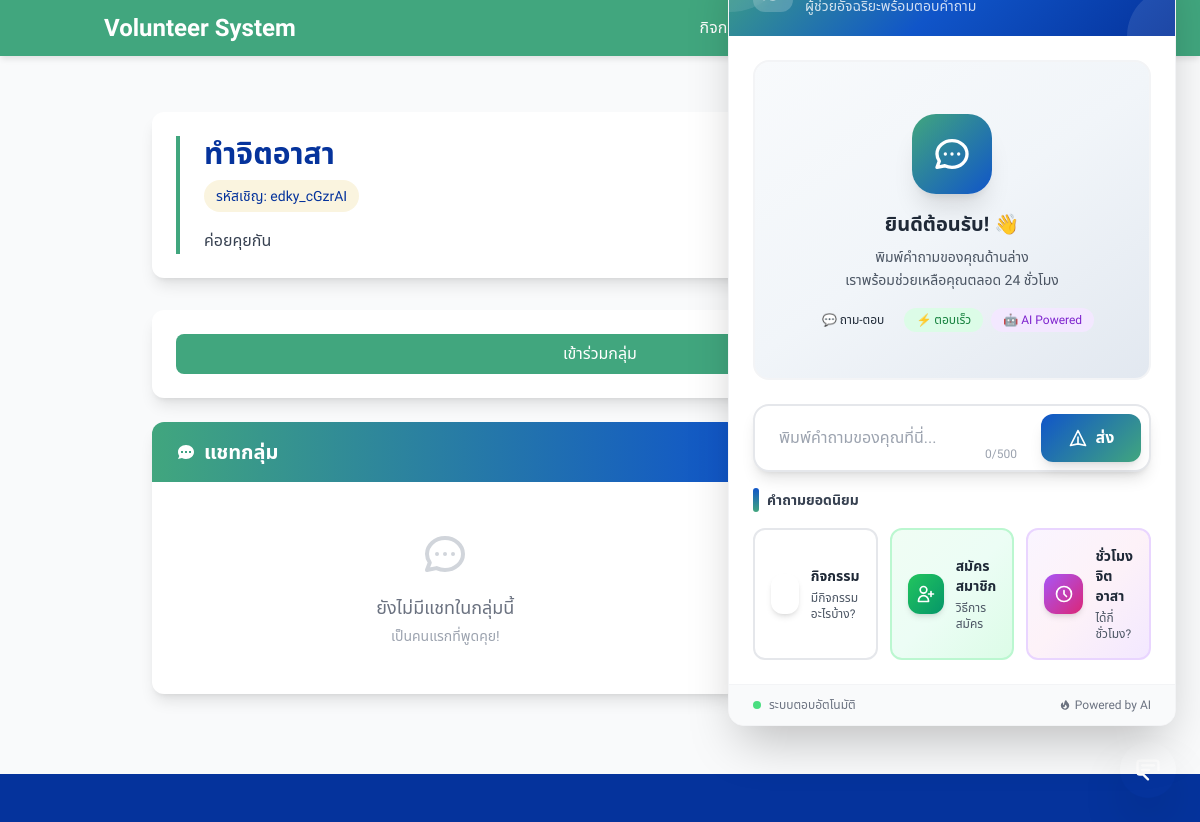
The app's page /group/2/ (signed in) with its own data.
### volunteer_app/models.py (models this page shows, shortened)
class Group(models.Model):
    name = models.CharField(max_length=200)
    description = models.TextField(blank=True)
    code = models.CharField(max_length=12, unique=True)
    created_by = models.ForeignKey(User, on_delete=models.SET_NULL, null=True, blank=True, related_name="created_groups")
    created_at = models.DateTimeField(auto_now_add=True)

### volunteer_app/views.py (the view, shortened to what this page needs)
# urls.py: path("group/<int:pk>/", views.group_detail, name="group_detail"),
@login_required
def group_detail(request, pk):
    g = get_object_or_404(Group, pk=pk)
    user_in_group = GroupMembership.objects.filter(group=g, user=request.user).exists()
    posts = g.posts.order_by("-created_at").all()
    members = g.memberships.select_related("user").all()
    return render(request, "group_detail.html", {
        "group": g,
        "posts": posts,
        "members": members,
        "user_in_group": user_in_group,
    })

### volunteer_app/context_processors.py (called while the page is built)
def unread_notifications(request):
    count = 0
    user = getattr(request, 'user', None)
    try:
        if user and user.is_authenticated:
            count = user.notifications.filter(is_read=False).count()
    except Exception:
        count = 0
    return {"unread_notifications_count": count}

### volunteer_app/templates/group_detail.html (shortened to what this page needs)
{% extends "base.html" %}
{% load widget_tweaks %}
{% block content %}
<div class="min-h-full bg-gray-50 py-8 px-4 sm:px-6 lg:px-8">
  <div class="max-w-4xl mx-auto">
    {% if group %}
      <div class="bg-white rounded-xl shadow-lg p-6 mb-8">
        <div class="border-l-4 border-[#41A67E] pl-6">
          <h1 class="text-3xl font-bold text-[#05339C] mb-2">{{ group.name }}</h1>
          <div class="flex flex-wrap items-center gap-4 mb-4">
            <div class="bg-[#E5C95F] bg-opacity-20 px-3 py-1 rounded-full">
              <span class="text-sm font-medium text-[#05339C]">รหัสเชิญ: {{ group.code }}</span>
            </div>
          </div>
          {% if group.description %}
            <p class="text-gray-700 leading-relaxed">{{ group.description }}</p>
          {% endif %}
        </div>
      </div>
      {% if not user_in_group %}
        <div class="bg-white rounded-xl shadow-lg p-6 mb-6">
          <form method="post">
            <button
              type="submit"
              name="join_group"
              value="1"
              class="w-full px-4 py-2 bg-[#41A67E] text-white font-medium rounded-lg hover:bg-[#359268] transition-all duration-200"
            >
              เข้าร่วมกลุ่ม
            </button>
          </form>
        </div>
      {% endif %}
      <div class="grid grid-cols-1 lg:grid-cols-3 gap-8">
        <div class="lg:col-span-2">
          <div class="bg-white rounded-xl shadow-lg overflow-hidden">
            <div class="bg-gradient-to-r from-[#41A67E] to-[#1055C9] px-6 py-4">
              <h2 class="text-xl font-bold text-white flex items-center">
                <svg class="w-5 h-5 mr-2" fill="currentColor" viewBox="0 0 20 20">
                  <path fill-rule="evenodd" d="M18 10c0 3.866-3.582 7-8 7a8.841 8.841 0 01-4.083-.98L2 17l1.338-3.123C2.493 12.767 2 11.434 2 10c0-3.866 3.582-7 8-7s8 3.134 8 7zM7 9H5v2h2V9zm8 0h-2v2h2V9zM9 9h2v2H9V9z" clip-rule="evenodd"></path>
                </svg>
                แชทกลุ่ม
              </h2>
            </div>
            <div class="divide-y divide-gray-200" id="posts-list">
              {% for p in posts %}
                <article class="p-6 hover:bg-gray-50 transition-colors duration-150">
                  <div class="flex space-x-4">
                    <div class="flex-shrink-0">
                      <div class="w-10 h-10 bg-gradient-to-br from-[#41A67E] to-[#1055C9] rounded-full flex items-center justify-center">
                        <span class="text-white font-medium text-sm">{{ p.author.first_name|first|default:p.author.username|first }}</span>
                      </div>
                    </div>
                    <div class="flex-1 min-w-0">
                      <div class="flex items-center space-x-2 mb-2">
                        <h4 class="text-sm font-medium text-[#05339C]">{{ p.author.get_full_name|default:p.author.username }}</h4>
                        <span class="text-xs text-gray-500">•</span>
                        <time class="text-xs text-gray-500" datetime="{{ p.created_at|date:'c' }}">{{ p.created_at|date:"d M Y, H:i" }}</time>
                      </div>
                      <p class="text-gray-800 leading-relaxed">{{ p.content }}</p>
                    </div>
                  </div>
                </article>
              {% empty %}
                <div class="p-12 text-center">
                  <p class="text-gray-500 text-lg">ยังไม่มีแชทในกลุ่มนี้</p>
                  <p class="text-gray-400 text-sm mt-1">เป็นคนแรกที่พูดคุย!</p>
                </div>
              {% endfor %}
            </div>
          </div>
        </div>
        <div class="lg:col-span-1">
          <div class="bg-white rounded-xl shadow-lg overflow-hidden sticky top-8">
            <div class="bg-gradient-to-r from-[#1055C9] to-[#05339C] px-6 py-4">
              <h2 class="text-xl font-bold text-white flex items-center">
                <span class="ml-2 bg-white bg-opacity-20 px-2 py-1 rounded-full text-sm">{{ members|length }}</span>
              </h2>
            </div>
            <div class="p-6">
              <ul class="space-y-3" role="list" id="members-list">
                {% for m in members %}
                  <li class="flex items-center space-x-3 p-3 rounded-lg hover:bg-gray-50 transition-colors duration-150">
                    <div class="flex-shrink-0">
                      <div class="w-8 h-8 bg-gradient-to-br from-[#E5C95F] to-[#41A67E] rounded-full flex items-center justify-center">
                        <span class="text-white font-medium text-xs">{{ m.user.first_name|first|default:m.user.username|first }}</span>
                      </div>
                    </div>
                    <div class="flex-1 min-w-0">
                      <p class="text-sm font-medium text-[#05339C] truncate">{{ m.user.get_full_name|default:m.user.username }}</p>
                      {% if m.user.get_full_name %}
                        <p class="text-xs text-gray-500 truncate">@{{ m.user.username }}</p>
                      {% endif %}
                    </div>
                  </li>
                {% endfor %}
              </ul>
            </div>
          </div>
        </div>
      </div>
    {% else %}
      {{ block.super }}
    {% endif %}
  </div>
</div>
{% endblock %}

### volunteer_app/static/volunteer_app/css/styles_main.css (style rules this page uses)
body { @apply bg-gray-100 text-gray-800; }

### records on screen
Group: name "ทำจิตอาสา", code "edky_cGzrAI", description "ค่อยคุยกัน"
